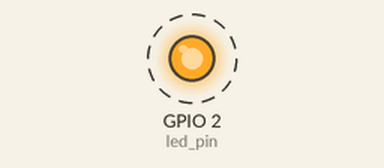
The sketch below on a simulated ESP32. On the bench: output pins drawn as LEDs (lit = HIGH). Dashed ring = blinking.

Above: at 0.2 s.
Timing chart, 0 to 3.0 s (numbered marks = the images above):
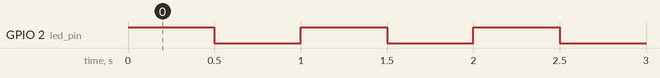

Measured:
- by itself, GPIO 2 (led_pin): alternates HIGH for 0.50 s and LOW for 0.50 s

The sketch:

FreeRTOS_demo_1_BlinkingLED.ino
```cpp
//only use 1 cpu for demo
#if CONFIG_FREERTOS_UNICODE
static const BaseType_t app_cpu = 0;
#else
static const BaseType_t app_cpu = 1;
#endif

//Pin init
static const int led_pin = LED_BUILTIN;

//Task Blinking LED
void blinkLED(void *parameter){
  while(1){
    digitalWrite(led_pin, HIGH);
    vTaskDelay(500/portTICK_PERIOD_MS); //vTaskDelay expected number of tick as an argument //delay 500 tick divided by tick per millisec
    digitalWrite(led_pin, LOW);
    vTaskDelay(500/portTICK_PERIOD_MS);
  }
}
void setup() {
  //config pin
  pinMode(led_pin, OUTPUT);

  //pinned task to cpu core
  xTaskCreatePinnedToCore(      //Use xTaskCreate() in vanilla FreeRTOS
                 blinkLED,      //Task to pin
                 "Blink LED",   //Name of task
                 1024,          //Stack size (bytes in ESP32 word in vanilla FreeRTOS) //minimum 768 for empty task
                 NULL,          //Parameter to pass to function
                 1,             //Task priority
                 NULL,          //Task handle
                 app_cpu);      //Core to run task
}

void loop() {
  // put your main code here, to run repeatedly:

}
```
